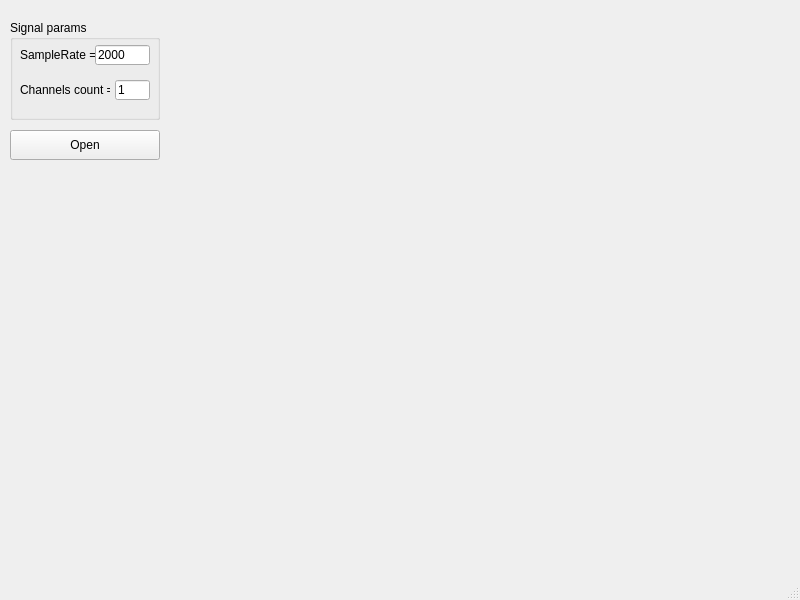
<?xml version="1.0" encoding="UTF-8"?>
<ui version="4.0">
 <class>MainClass</class>
 <widget class="QMainWindow" name="MainClass">
  <property name="geometry"><rect><x>0</x><y>0</y><width>800</width><height>600</height></rect></property>
  <property name="windowTitle"><string>MainClass</string></property>
  <widget class="QWidget" name="centralwidget">
   <widget class="QCustomPlot" name="Grapf_qcustomplot" native="true">
    <property name="geometry"><rect><x>170</x><y>10</y><width>620</width><height>540</height></rect></property>
   </widget>
   <widget class="QGroupBox" name="SignalParams_group">
    <property name="geometry"><rect><x>10</x><y>20</y><width>150</width><height>100</height></rect></property>
    <property name="title"><string>Signal params</string></property>
    <widget class="QLabel" name="SampleRate_label">
     <property name="geometry"><rect><x>10</x><y>25</y><width>75</width><height>20</height></rect></property>
     <property name="text"><string>SampleRate =</string></property>
    </widget>
    <widget class="QLineEdit" name="SampleRate_edit">
     <property name="geometry"><rect><x>85</x><y>25</y><width>55</width><height>20</height></rect></property>
     <property name="text"><string>2000</string></property>
    </widget>
    <widget class="QLabel" name="ChannelsNum_label">
     <property name="geometry"><rect><x>10</x><y>60</y><width>90</width><height>20</height></rect></property>
     <property name="text"><string>Channels count =</string></property>
    </widget>
    <widget class="QLineEdit" name="ChannelsCount_edit">
     <property name="geometry"><rect><x>105</x><y>60</y><width>35</width><height>20</height></rect></property>
     <property name="text"><string>1</string></property>
    </widget>
   </widget>
   <widget class="QPushButton" name="OpenSignal_button">
    <property name="geometry"><rect><x>10</x><y>130</y><width>150</width><height>30</height></rect></property>
    <property name="text"><string>Open</string></property>
   </widget>
  </widget>
  <widget class="QMenuBar" name="menubar"/>
  <widget class="QStatusBar" name="statusbar"/>
 </widget>
 <customwidgets>
  <customwidget><class>QCustomPlot</class><extends>QWidget</extends><header>qcustomplot.h</header><container>1</container></customwidget>
 </customwidgets>
 <resources/>
 <connections/>
</ui>
